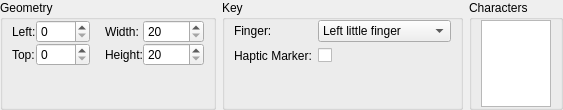
<?xml version="1.0" encoding="UTF-8"?>
<ui version="4.0">
 <class>KeyboardLayoutPropertiesWidget</class>
 <widget class="QWidget" name="KeyboardLayoutPropertiesWidget">
  <property name="geometry">
   <rect>
    <x>0</x>
    <y>0</y>
    <width>531</width>
    <height>107</height>
   </rect>
  </property>
  <property name="sizePolicy">
   <sizepolicy hsizetype="Preferred" vsizetype="Fixed">
    <horstretch>0</horstretch>
    <verstretch>0</verstretch>
   </sizepolicy>
  </property>
  <layout class="QHBoxLayout" name="horizontalLayout_6">
   <property name="margin">
    <number>0</number>
   </property>
   <item>
    <widget class="QStackedWidget" name="m_stackedWidget">
     <property name="currentIndex">
      <number>1</number>
     </property>
     <widget class="QWidget" name="m_keyboardProperties">
      <layout class="QHBoxLayout" name="horizontalLayout_3">
       <property name="margin">
        <number>0</number>
       </property>
       <item>
        <widget class="QGroupBox" name="m_keyboardGroupBox">
         <property name="title">
          <string>Keyboard</string>
         </property>
         <property name="flat">
          <bool>false</bool>
         </property>
         <layout class="QHBoxLayout" name="horizontalLayout">
          <property name="spacing">
           <number>15</number>
          </property>
          <property name="bottomMargin">
           <number>0</number>
          </property>
          <item>
           <layout class="QFormLayout" name="formLayout">
            <property name="fieldGrowthPolicy">
             <enum>QFormLayout::ExpandingFieldsGrow</enum>
            </property>
            <property name="verticalSpacing">
             <number>0</number>
            </property>
            <item row="0" column="0">
             <widget class="QLabel" name="m_keyboardLayouttTitleLabel">
              <property name="text">
               <string>Title:</string>
              </property>
              <property name="buddy">
               <cstring>m_keyboardLayoutTitleLineEdit</cstring>
              </property>
             </widget>
            </item>
            <item row="0" column="1">
             <widget class="QLineEdit" name="m_keyboardLayoutTitleLineEdit">
              <property name="sizePolicy">
               <sizepolicy hsizetype="MinimumExpanding" vsizetype="Fixed">
                <horstretch>0</horstretch>
                <verstretch>0</verstretch>
               </sizepolicy>
              </property>
             </widget>
            </item>
            <item row="1" column="0">
             <widget class="QLabel" name="m_keyboardLayoutNameLabel">
              <property name="text">
               <string>Name:</string>
              </property>
              <property name="buddy">
               <cstring>m_keyboardLayoutNameEdit</cstring>
              </property>
             </widget>
            </item>
            <item row="1" column="1">
             <widget class="QLineEdit" name="m_keyboardLayoutNameEdit">
              <property name="sizePolicy">
               <sizepolicy hsizetype="MinimumExpanding" vsizetype="Fixed">
                <horstretch>0</horstretch>
                <verstretch>0</verstretch>
               </sizepolicy>
              </property>
             </widget>
            </item>
           </layout>
          </item>
          <item>
           <layout class="QFormLayout" name="formLayout_2">
            <property name="fieldGrowthPolicy">
             <enum>QFormLayout::ExpandingFieldsGrow</enum>
            </property>
            <property name="verticalSpacing">
             <number>0</number>
            </property>
            <item row="0" column="0">
             <widget class="QLabel" name="m_keyboardLayoutWidthLabel">
              <property name="text">
               <string>Width:</string>
              </property>
              <property name="buddy">
               <cstring>m_keyboardLayoutWidthSpinBox</cstring>
              </property>
             </widget>
            </item>
            <item row="0" column="1">
             <widget class="QSpinBox" name="m_keyboardLayoutWidthSpinBox">
              <property name="sizePolicy">
               <sizepolicy hsizetype="MinimumExpanding" vsizetype="Fixed">
                <horstretch>0</horstretch>
                <verstretch>0</verstretch>
               </sizepolicy>
              </property>
              <property name="minimum">
               <number>100</number>
              </property>
              <property name="maximum">
               <number>10000</number>
              </property>
              <property name="singleStep">
               <number>10</number>
              </property>
             </widget>
            </item>
            <item row="1" column="0">
             <widget class="QLabel" name="m_keyboardLayoutHeightLabel">
              <property name="text">
               <string>Height:</string>
              </property>
              <property name="buddy">
               <cstring>m_keyboardLayoutHeightSpinBox</cstring>
              </property>
             </widget>
            </item>
            <item row="1" column="1">
             <widget class="QSpinBox" name="m_keyboardLayoutHeightSpinBox">
              <property name="sizePolicy">
               <sizepolicy hsizetype="MinimumExpanding" vsizetype="Fixed">
                <horstretch>0</horstretch>
                <verstretch>0</verstretch>
               </sizepolicy>
              </property>
              <property name="minimum">
               <number>100</number>
              </property>
              <property name="maximum">
               <number>10000</number>
              </property>
              <property name="singleStep">
               <number>10</number>
              </property>
             </widget>
            </item>
           </layout>
          </item>
         </layout>
        </widget>
       </item>
      </layout>
     </widget>
     <widget class="QWidget" name="m_keyProperties">
      <layout class="QHBoxLayout" name="horizontalLayout_5">
       <property name="margin">
        <number>0</number>
       </property>
       <item>
        <widget class="QGroupBox" name="groupBox_2">
         <property name="sizePolicy">
          <sizepolicy hsizetype="Preferred" vsizetype="Preferred">
           <horstretch>1</horstretch>
           <verstretch>0</verstretch>
          </sizepolicy>
         </property>
         <property name="title">
          <string>Geometry</string>
         </property>
         <property name="flat">
          <bool>false</bool>
         </property>
         <layout class="QHBoxLayout" name="horizontalLayout_2">
          <property name="spacing">
           <number>15</number>
          </property>
          <property name="topMargin">
           <number>0</number>
          </property>
          <property name="bottomMargin">
           <number>0</number>
          </property>
          <item>
           <layout class="QFormLayout" name="formLayout_3">
            <property name="horizontalSpacing">
             <number>0</number>
            </property>
            <property name="verticalSpacing">
             <number>0</number>
            </property>
            <item row="0" column="0">
             <widget class="QLabel" name="label_5">
              <property name="text">
               <string>Left:</string>
              </property>
              <property name="buddy">
               <cstring>m_keyLeftSpinBox</cstring>
              </property>
             </widget>
            </item>
            <item row="1" column="0">
             <widget class="QLabel" name="label_6">
              <property name="text">
               <string>Top:</string>
              </property>
              <property name="buddy">
               <cstring>m_keyTopSpinBox</cstring>
              </property>
             </widget>
            </item>
            <item row="0" column="1">
             <widget class="QSpinBox" name="m_keyLeftSpinBox">
              <property name="sizePolicy">
               <sizepolicy hsizetype="Expanding" vsizetype="Fixed">
                <horstretch>0</horstretch>
                <verstretch>0</verstretch>
               </sizepolicy>
              </property>
              <property name="maximum">
               <number>1000</number>
              </property>
              <property name="singleStep">
               <number>10</number>
              </property>
             </widget>
            </item>
            <item row="1" column="1">
             <widget class="QSpinBox" name="m_keyTopSpinBox">
              <property name="sizePolicy">
               <sizepolicy hsizetype="Expanding" vsizetype="Fixed">
                <horstretch>0</horstretch>
                <verstretch>0</verstretch>
               </sizepolicy>
              </property>
              <property name="maximum">
               <number>1000</number>
              </property>
              <property name="singleStep">
               <number>10</number>
              </property>
             </widget>
            </item>
           </layout>
          </item>
          <item>
           <layout class="QFormLayout" name="formLayout_4">
            <property name="fieldGrowthPolicy">
             <enum>QFormLayout::ExpandingFieldsGrow</enum>
            </property>
            <property name="horizontalSpacing">
             <number>0</number>
            </property>
            <property name="verticalSpacing">
             <number>0</number>
            </property>
            <item row="0" column="0">
             <widget class="QLabel" name="label_7">
              <property name="text">
               <string>Width:</string>
              </property>
              <property name="buddy">
               <cstring>m_keyWidthSpinBox</cstring>
              </property>
             </widget>
            </item>
            <item row="0" column="1">
             <widget class="QSpinBox" name="m_keyWidthSpinBox">
              <property name="sizePolicy">
               <sizepolicy hsizetype="Expanding" vsizetype="Fixed">
                <horstretch>0</horstretch>
                <verstretch>0</verstretch>
               </sizepolicy>
              </property>
              <property name="minimum">
               <number>20</number>
              </property>
              <property name="maximum">
               <number>10000</number>
              </property>
              <property name="singleStep">
               <number>10</number>
              </property>
             </widget>
            </item>
            <item row="1" column="0">
             <widget class="QLabel" name="label_8">
              <property name="text">
               <string>Height:</string>
              </property>
              <property name="buddy">
               <cstring>m_keyHeightSpinBox</cstring>
              </property>
             </widget>
            </item>
            <item row="1" column="1">
             <widget class="QSpinBox" name="m_keyHeightSpinBox">
              <property name="sizePolicy">
               <sizepolicy hsizetype="Expanding" vsizetype="Fixed">
                <horstretch>0</horstretch>
                <verstretch>0</verstretch>
               </sizepolicy>
              </property>
              <property name="minimum">
               <number>20</number>
              </property>
              <property name="maximum">
               <number>10000</number>
              </property>
              <property name="singleStep">
               <number>10</number>
              </property>
             </widget>
            </item>
           </layout>
          </item>
         </layout>
        </widget>
       </item>
       <item>
        <widget class="QStackedWidget" name="m_subStackedWidget">
         <property name="sizePolicy">
          <sizepolicy hsizetype="Preferred" vsizetype="Preferred">
           <horstretch>2</horstretch>
           <verstretch>0</verstretch>
          </sizepolicy>
         </property>
         <property name="currentIndex">
          <number>0</number>
         </property>
         <widget class="QWidget" name="m_keyPropertiesSubWidget">
          <layout class="QHBoxLayout" name="horizontalLayout_8">
           <property name="margin">
            <number>0</number>
           </property>
           <item>
            <widget class="QGroupBox" name="groupBox_5">
             <property name="sizePolicy">
              <sizepolicy hsizetype="Preferred" vsizetype="Preferred">
               <horstretch>1</horstretch>
               <verstretch>0</verstretch>
              </sizepolicy>
             </property>
             <property name="title">
              <string>Key</string>
             </property>
             <property name="flat">
              <bool>false</bool>
             </property>
             <layout class="QFormLayout" name="formLayout_7">
              <property name="fieldGrowthPolicy">
               <enum>QFormLayout::ExpandingFieldsGrow</enum>
              </property>
              <property name="topMargin">
               <number>0</number>
              </property>
              <property name="bottomMargin">
               <number>0</number>
              </property>
              <item row="0" column="0">
               <widget class="QLabel" name="m_keyFingerLabel">
                <property name="text">
                 <string>Finger:</string>
                </property>
                <property name="buddy">
                 <cstring>m_keyFingerComboBox</cstring>
                </property>
               </widget>
              </item>
              <item row="0" column="1">
               <widget class="QComboBox" name="m_keyFingerComboBox">
                <property name="sizePolicy">
                 <sizepolicy hsizetype="Expanding" vsizetype="Fixed">
                  <horstretch>0</horstretch>
                  <verstretch>0</verstretch>
                 </sizepolicy>
                </property>
                <item>
                 <property name="text">
                  <string>Left little finger</string>
                 </property>
                </item>
                <item>
                 <property name="text">
                  <string>Left ring finger</string>
                 </property>
                </item>
                <item>
                 <property name="text">
                  <string>Left middle finger</string>
                 </property>
                </item>
                <item>
                 <property name="text">
                  <string>Left index finger</string>
                 </property>
                </item>
                <item>
                 <property name="text">
                  <string>Right index finger</string>
                 </property>
                </item>
                <item>
                 <property name="text">
                  <string>Right middle finger</string>
                 </property>
                </item>
                <item>
                 <property name="text">
                  <string>Right ring finger</string>
                 </property>
                </item>
                <item>
                 <property name="text">
                  <string>Right little finger</string>
                 </property>
                </item>
               </widget>
              </item>
              <item row="1" column="0">
               <widget class="QLabel" name="m_keyHapticMarkerLabel">
                <property name="text">
                 <string>Haptic Marker:</string>
                </property>
                <property name="buddy">
                 <cstring>m_keyHapticMarkerCheckBox</cstring>
                </property>
               </widget>
              </item>
              <item row="1" column="1">
               <widget class="QCheckBox" name="m_keyHapticMarkerCheckBox">
                <property name="text">
                 <string/>
                </property>
               </widget>
              </item>
             </layout>
            </widget>
           </item>
           <item>
            <widget class="QGroupBox" name="groupBox_4">
             <property name="sizePolicy">
              <sizepolicy hsizetype="Preferred" vsizetype="Preferred">
               <horstretch>1</horstretch>
               <verstretch>0</verstretch>
              </sizepolicy>
             </property>
             <property name="title">
              <string>Characters</string>
             </property>
             <layout class="QHBoxLayout" name="horizontalLayout_4">
              <property name="topMargin">
               <number>0</number>
              </property>
              <property name="bottomMargin">
               <number>0</number>
              </property>
              <item>
               <widget class="QTableView" name="m_charactersView">
                <property name="sizePolicy">
                 <sizepolicy hsizetype="Expanding" vsizetype="Ignored">
                  <horstretch>0</horstretch>
                  <verstretch>0</verstretch>
                 </sizepolicy>
                </property>
                <property name="selectionMode">
                 <enum>QAbstractItemView::SingleSelection</enum>
                </property>
                <property name="selectionBehavior">
                 <enum>QAbstractItemView::SelectRows</enum>
                </property>
                <attribute name="verticalHeaderVisible">
                 <bool>false</bool>
                </attribute>
               </widget>
              </item>
             </layout>
            </widget>
           </item>
          </layout>
         </widget>
         <widget class="QWidget" name="m_specialKeyPropertiesSubWidget">
          <layout class="QHBoxLayout" name="horizontalLayout_7">
           <property name="margin">
            <number>0</number>
           </property>
           <item>
            <widget class="QGroupBox" name="groupBox_3">
             <property name="title">
              <string>Key</string>
             </property>
             <property name="flat">
              <bool>false</bool>
             </property>
             <layout class="QFormLayout" name="formLayout_5">
              <property name="topMargin">
               <number>0</number>
              </property>
              <item row="0" column="0">
               <widget class="QLabel" name="m_specialKeyTypeLabel">
                <property name="text">
                 <string>Type:</string>
                </property>
                <property name="buddy">
                 <cstring>m_specialKeyTypeComboBox</cstring>
                </property>
               </widget>
              </item>
              <item row="0" column="1">
               <widget class="QComboBox" name="m_specialKeyTypeComboBox">
                <property name="sizePolicy">
                 <sizepolicy hsizetype="MinimumExpanding" vsizetype="Fixed">
                  <horstretch>0</horstretch>
                  <verstretch>0</verstretch>
                 </sizepolicy>
                </property>
                <item>
                 <property name="text">
                  <string>Tab</string>
                 </property>
                </item>
                <item>
                 <property name="text">
                  <string>Capslock</string>
                 </property>
                </item>
                <item>
                 <property name="text">
                  <string>Shift</string>
                 </property>
                </item>
                <item>
                 <property name="text">
                  <string>Backspace</string>
                 </property>
                </item>
                <item>
                 <property name="text">
                  <string>Return</string>
                 </property>
                </item>
                <item>
                 <property name="text">
                  <string>Space</string>
                 </property>
                </item>
                <item>
                 <property name="text">
                  <string>Other</string>
                 </property>
                </item>
               </widget>
              </item>
              <item row="1" column="0">
               <widget class="QLabel" name="m_specialKeyLabelLabel">
                <property name="text">
                 <string>Label:</string>
                </property>
                <property name="buddy">
                 <cstring>m_specialKeyLabelLineEdit</cstring>
                </property>
               </widget>
              </item>
              <item row="1" column="1">
               <widget class="QLineEdit" name="m_specialKeyLabelLineEdit"/>
              </item>
              <item row="2" column="0">
               <widget class="QLabel" name="m_specialKeyModifierIdLabel">
                <property name="text">
                 <string>Modifier ID:</string>
                </property>
                <property name="buddy">
                 <cstring>m_specialKeyModifierIdLineEdit</cstring>
                </property>
               </widget>
              </item>
              <item row="2" column="1">
               <widget class="QLineEdit" name="m_specialKeyModifierIdLineEdit"/>
              </item>
             </layout>
            </widget>
           </item>
          </layout>
         </widget>
        </widget>
       </item>
      </layout>
     </widget>
    </widget>
   </item>
  </layout>
 </widget>
 <resources/>
 <connections/>
</ui>
